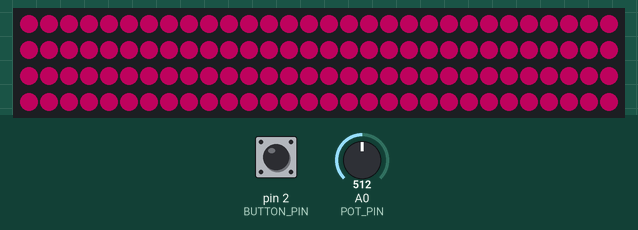
Recording of a sketch running on a simulated Arduino Nano, built with avr-gcc and run on an emulated ATmega328P. On the bench: 120 RGB LEDs in strip order, left to right, continuing on the next row. The test bench sets the inputs (shaded band); at power-on: A0 (POT_PIN) = 512, pin 2 (BUTTON_PIN) HIGH. Dim RGB values are drawn brighter than linear; random numbers use the default seed unless the sketch sets one.

Above: at 1.2 s.
1.3 s: A0 (POT_PIN) set to 1023
At 1.37 s:
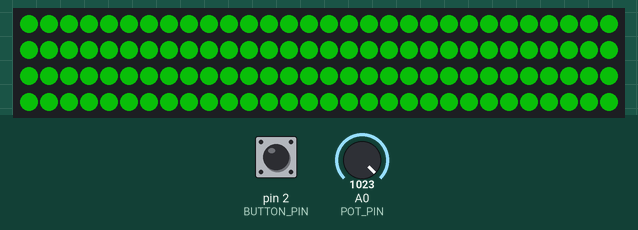
At 2.0 s:
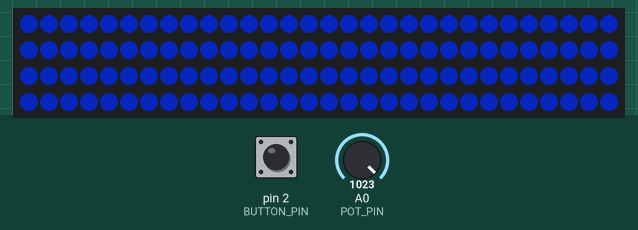
3.6 s: pin 2 (BUTTON_PIN) pulled LOW for 0.15 s
At 4.0 s:
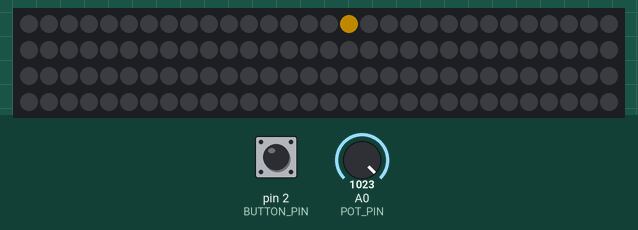
4.3 s: A0 (POT_PIN) set to 716
6.2 s: pin 2 (BUTTON_PIN) pulled LOW for 1 s
7.8 s: A0 (POT_PIN) set to 900
9.5 s: pin 2 (BUTTON_PIN) pulled LOW for 0.15 s
At 10.05 s:
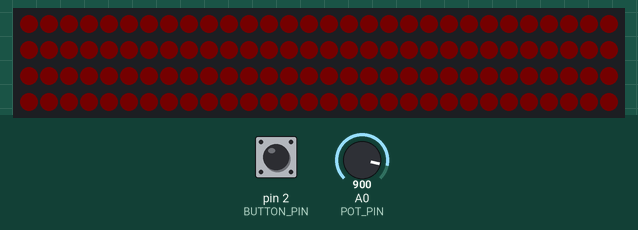

Measured:
- what the display in image 0 shows lasts 0.6 s, from 0.6 s to 1.2 s

The sketch:

neopixelstrip.ino
```cpp
// Neopixel Christmas light - Arduino Nano V3.0 + WS2812B strip
// Button on D2 cycles through 6 animations.
// Potentiometer wiper on A0 controls animation speed (works with any pot value).
// Requires: Adafruit NeoPixel library (Library Manager).

#include <Adafruit_NeoPixel.h>

#define LED_PIN     6
#define BUTTON_PIN  2
#define NUM_LEDS    120    // 2 strips x 60 LEDs, chained (strip 1 DO -> strip 2 DIN)
#define BRIGHTNESS  80     // 0-255. 80 = ~2.3 A worst case for 120 LEDs; keep <= ~100 with a 3 A fuse (5V 5A supply)
#define POT_PIN     A0

// Speed range, as a % of each animation's base interval.
// Knob fully "fast" -> SPEED_FAST_PCT, fully "slow" -> SPEED_SLOW_PCT.
// 25 = 4x faster, 280 = 2.8x slower. Adjust to taste.
#define SPEED_FAST_PCT  25
#define SPEED_SLOW_PCT  280

Adafruit_NeoPixel strip(NUM_LEDS, LED_PIN, NEO_GRB + NEO_KHZ800);

const uint8_t NUM_MODES = 6;
uint8_t mode = 0;
bool lastBtn = HIGH;
unsigned long lastPress = 0, lastStep = 0, step = 0;

// Reads the pot. Reads twice and keeps the second value, because a
// high-resistance pot (like 400k) needs a moment to settle the ADC.
// Light smoothing removes jitter. Works with any pot value (5V to GND).
int readPot() {
  static int smooth = 512;
  analogRead(POT_PIN);
  smooth = (smooth * 7 + analogRead(POT_PIN)) / 8;
  return smooth;
}

// Any color the LED can show: random hue + random saturation (so pastels
// as well as vivid colors), gamma corrected for natural-looking mid-tones.
uint32_t randomColor() {
  return strip.gamma32(strip.ColorHSV(random(65536), random(110, 256), 255));
}

bool due(unsigned long interval) {
  // knob turned right = faster (swap the pot's outer legs if reversed)
  long pct = SPEED_FAST_PCT + (long)(1023 - readPot()) * (SPEED_SLOW_PCT - SPEED_FAST_PCT) / 1023;
  unsigned long scaled = interval * pct / 100;
  if (millis() - lastStep >= scaled) { lastStep = millis(); return true; }
  return false;
}

void checkButton() {
  bool b = digitalRead(BUTTON_PIN);
  if (lastBtn == HIGH && b == LOW && millis() - lastPress > 200) {
    lastPress = millis();
    mode = (mode + 1) % NUM_MODES;
    step = 0;
    strip.clear();
    strip.show();
  }
  lastBtn = b;
}

// 0: blinking, a new random color each blink
void blinkRGB() {
  if (!due(400)) return;
  if (step % 2) strip.clear();
  else strip.fill(randomColor());
  strip.show(); step++;
}

// 1: running color
void running() {
  if (!due(60)) return;
  strip.clear();
  strip.setPixelColor(step % NUM_LEDS, strip.gamma32(strip.ColorHSV((uint16_t)(step * 600))));
  strip.show(); step++;
}

// 2: random colors
void randomLights() {
  if (!due(120)) return;
  strip.setPixelColor(random(NUM_LEDS), randomColor());
  strip.setPixelColor(random(NUM_LEDS), 0);
  strip.show();
}

// 3: fade in/out, a new random color each cycle
uint16_t fadeHue = 0;
uint8_t fadeSat = 255;
void fadeInOut() {
  if (!due(15)) return;
  uint16_t v = step % 510;
  if (v == 0) { fadeHue = random(65536); fadeSat = random(110, 256); }
  uint8_t level = v < 255 ? v : 510 - v;
  strip.fill(strip.gamma32(strip.ColorHSV(fadeHue, fadeSat, level)));
  strip.show(); step++;
}

// 4: color wave
void colorWave() {
  if (!due(20)) return;
  for (int i = 0; i < NUM_LEDS; i++) {
    uint16_t hue = (uint16_t)(step * 256) + (uint32_t)i * 65536UL / NUM_LEDS;
    strip.setPixelColor(i, strip.gamma32(strip.ColorHSV(hue)));
  }
  strip.show(); step++;
}

#define MAX_DROPS    10
#define RAIN_REVERSE false   // true = drops fall from the last LED toward LED 0

struct Drop { int16_t pos; uint8_t speed; uint16_t hue; uint8_t sat; bool on; };
Drop drops[MAX_DROPS];
uint8_t rainBuf[NUM_LEDS][3];

// 5: rain, each drop has its own random color and fading tail
void rain() {
  if (step == 0) {                       // first run after the button press
    memset(rainBuf, 0, sizeof(rainBuf));
    for (uint8_t i = 0; i < MAX_DROPS; i++) drops[i].on = false;
    step = 1;
  }
  if (!due(40)) return;

  // fade every tail a little
  for (int i = 0; i < NUM_LEDS; i++)
    for (uint8_t c = 0; c < 3; c++)
      rainBuf[i][c] = ((uint16_t)rainBuf[i][c] * 190U) >> 8;

  // sometimes start a new drop in a free slot
  if (random(100) < 15) {
    for (uint8_t i = 0; i < MAX_DROPS; i++) {
      if (!drops[i].on) {
        drops[i].pos   = 0;
        drops[i].speed = random(6, 17);          // 6..16 sixteenths of an LED per frame
        drops[i].hue   = random(65536);
        drops[i].sat   = random(110, 256);
        drops[i].on    = true;
        break;
      }
    }
  }

  // move each drop and draw its head
  for (uint8_t i = 0; i < MAX_DROPS; i++) {
    if (!drops[i].on) continue;
    drops[i].pos += drops[i].speed;
    int p = drops[i].pos >> 4;
    if (p >= NUM_LEDS) { drops[i].on = false; continue; }
    uint32_t col = strip.gamma32(strip.ColorHSV(drops[i].hue, drops[i].sat, 255));
    rainBuf[p][0] = col >> 16;
    rainBuf[p][1] = col >> 8;
    rainBuf[p][2] = col;
  }

  for (int i = 0; i < NUM_LEDS; i++) {
    int led = RAIN_REVERSE ? NUM_LEDS - 1 - i : i;
    strip.setPixelColor(led, rainBuf[i][0], rainBuf[i][1], rainBuf[i][2]);
  }
  strip.show();
}

void setup() {
  randomSeed(analogRead(A1));   // A1 is unconnected, so noise gives a different seed each power-up
  pinMode(BUTTON_PIN, INPUT_PULLUP);
  strip.begin();
  strip.setBrightness(BRIGHTNESS);
  strip.show();
}

void loop() {
  checkButton();
  switch (mode) {
    case 0: blinkRGB();     break;
    case 1: running();      break;
    case 2: randomLights(); break;
    case 3: fadeInOut();    break;
    case 4: colorWave();    break;
    case 5: rain();         break;
  }
}
```
